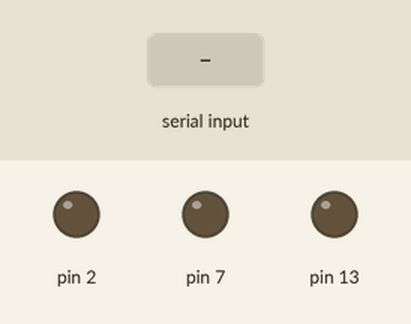
The sketch below on a simulated Arduino Uno, built with avr-gcc and run on an emulated ATmega328P. Shown: output pins drawn as LEDs (lit = HIGH). The test bench sets the inputs (shaded band).

Above: at 1.2 s.
1.3 s: "a" received over Serial
At 1.9 s:
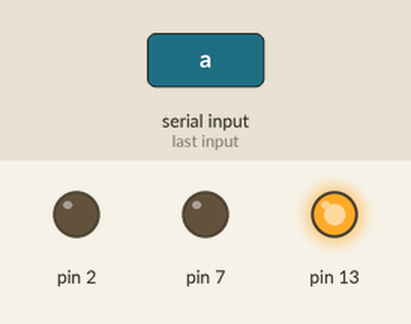
At 4.1 s:
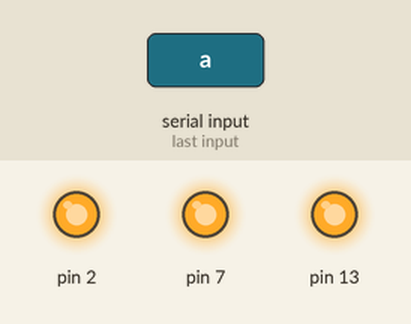
4.3 s: "a" received over Serial
At 6.1 s:
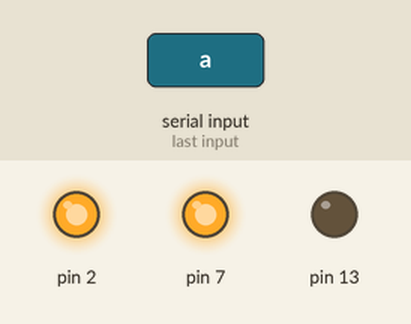
Timing chart, 0 to 8.8 s (numbered marks = the images above; inputs shaded):
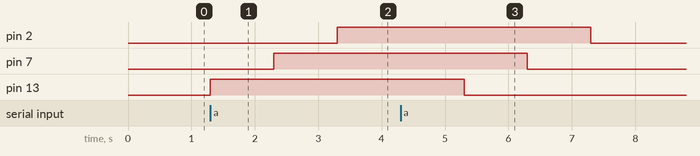

Measured:
- after the input at 1.3 s, pin 2: LOW → HIGH after 2.0 s; pin 7: LOW → HIGH after 1.0 s; pin 13: LOW → HIGH at once
- after the input at 4.3 s, pin 2: HIGH → LOW after 3.0 s; pin 7: HIGH → LOW after 2.0 s; pin 13: HIGH → LOW after 1.0 s

The sketch:

sketch_oct183.ino
```cpp
void setup() {
  // put your setup code here, to run once:
pinMode(13,1);
pinMode(7,1);
pinMode(2,1);
Serial.begin(9600);
}
int count=0;
void loop() {
  // put your main code here, to run repeatedly:
  int x;
  x=Serial.read();
  if(x=='a')
  {
    count++;
  }
if(count==1)
  {
digitalWrite(13,1);
delay(1000);
digitalWrite(7,1);
delay(1000);
digitalWrite(2,1);

}
  if(count==2)
  {
    digitalWrite(13,0);
delay(1000);
digitalWrite(7,0);
delay(1000);
digitalWrite(2,0);
delay(1000);

  }

}
```
